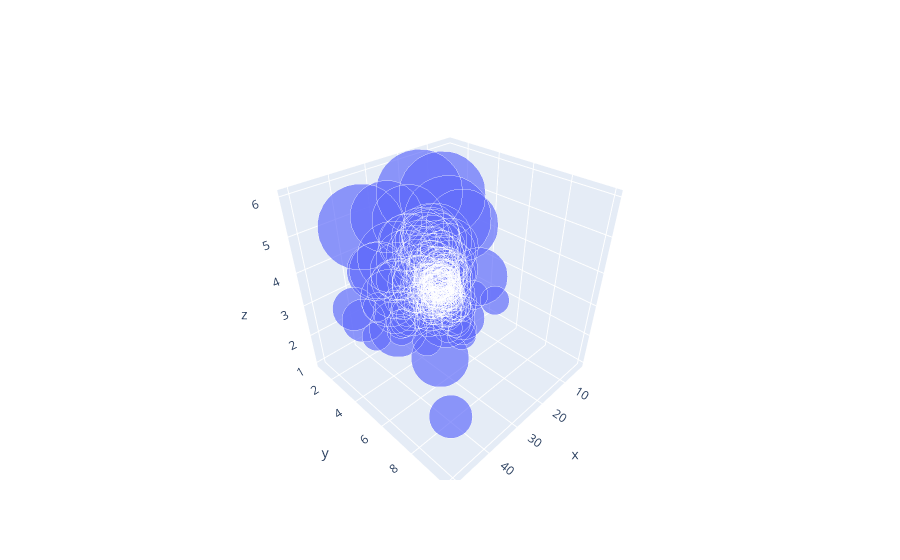

Notebook code for this chart:
### Markdown cell above
## P13. Create a 3D scatter plot using Plotly

### Code cell
import numpy as np
import pandas as pd
import seaborn as sns
import plotly.graph_objects as go
import plotly.express as px

tips = sns.load_dataset('tips')
tips

fig = go.Figure()
fig.add_trace(go.Scatter3d(x = tips.total_bill, y = tips.tip, mode ='markers',marker_size = 10 * tips['size'], z=tips['size']))

### Figure 1 — Plotly figure (JSON) as saved in the notebook; plotly's stock layout.template omitted (floating-point values rounded to 4 significant figures; data arrays with more than 128 entries replaced by an {"elided": "..."} marker saying what was removed)
{"data": [{"marker": {"size": {"elided": "244 int values"}}, "mode": "markers", "type": "scatter3d", "x": {"elided": "244 float values"}, "y": {"elided": "244 float values"}, "z": {"elided": "244 int values"}}], "layout": {}}
